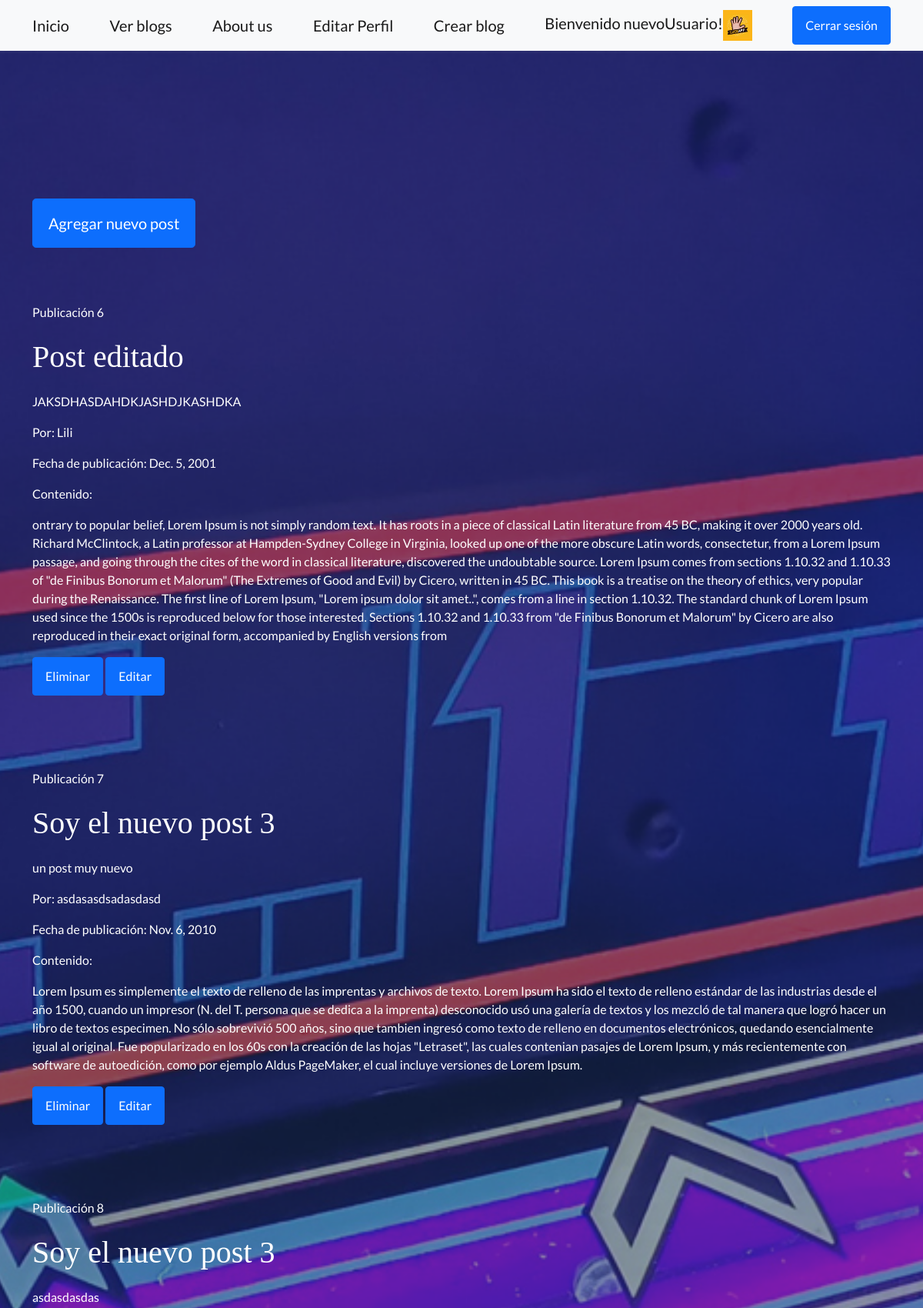
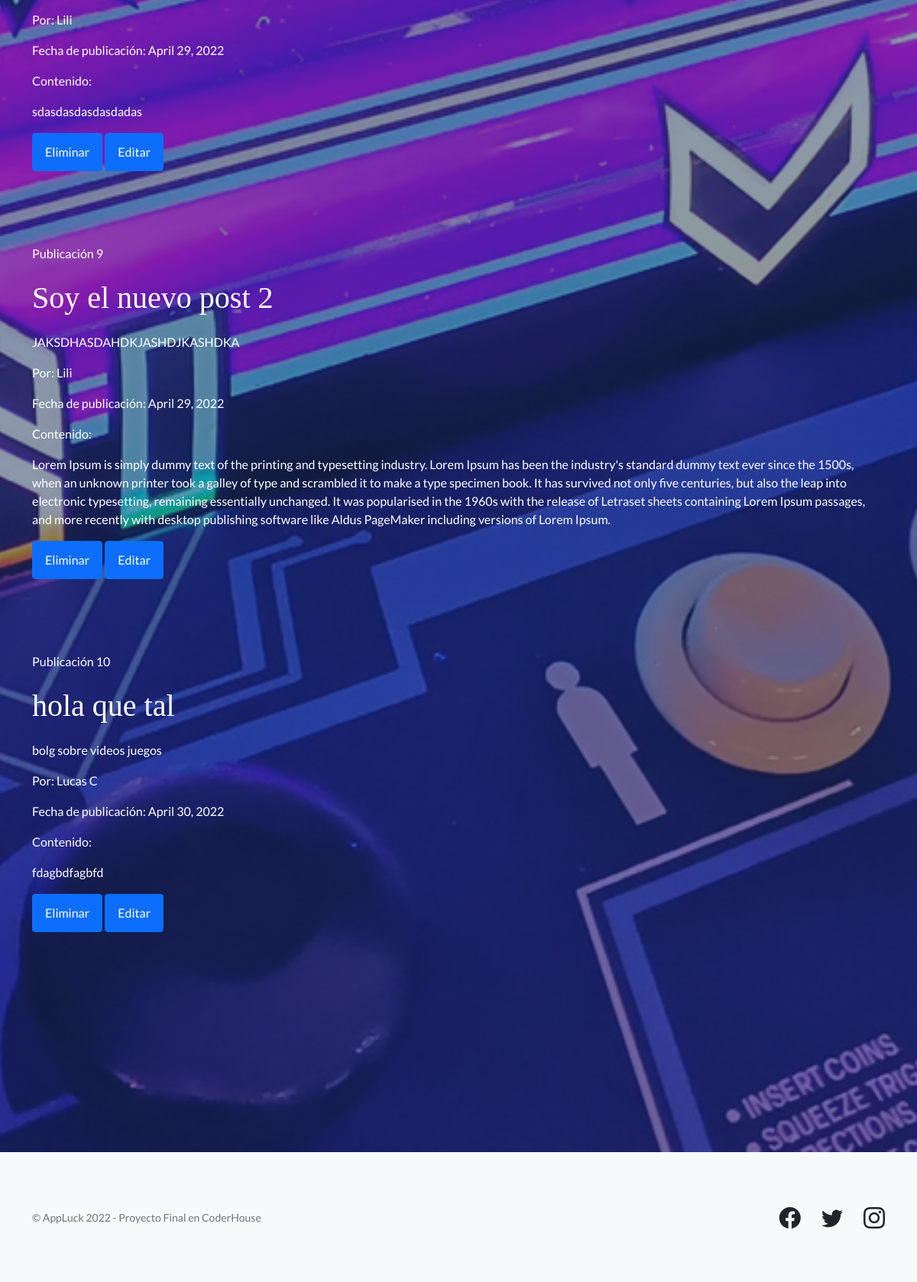
Page /leerPost (signed in) on the committed database (2 pictures, top to bottom).
### AppLuckApp/models.py (models this page shows, shortened)
class Post(models.Model):
    titulo = models.CharField(max_length=100)
    subtitulo = models.CharField(max_length=100)
    autor = models.CharField(max_length=100)
    contenido = models.CharField(max_length=1000)
    fecha = models.DateField(auto_now=True)

### AppLuckApp/views.py (the view)
# urls.py: path('leerPost',views.leerPost, name="LeerPost"),
def leerPost(request):
    avatares = Avatar.objects.filter(user=request.user.id)
    post = Post.objects.all()
    contexto= {"post":post, "url":avatares[0].imagen.url}
    return render(request, "AppLuckApp/leerpost.html", contexto)

### AppLuckApp/templates/AppLuckApp/leerpost.html
{% extends "AppLuckApp/index.html" %}
{% load static %}
{% block contenidoQueCambia %}
    {% if request.user.is_authenticated %}
        <a href={% url 'postFormulario' %}><button class=" col-auto btn btn-primary btn-lg">Agregar nuevo post</button></a>
    {% else %}
        <a href={% url 'Login' %} class=" col-auto btn btn-primary btn-lg" style="color: white;">Inicia sesión para crear blogs</a>
    {% endif %}
    <br><br><br><br>
    {% for p in post %}
        <div style="color: white; list-style:none;">
            <p>Publicación {{p.id}}</p>
            <p style="font-family: Impact; font-size: 2.5em;">{{p.titulo}}</p>
            <p>{{p.subtitulo}}</p>
            <p>Por: {{p.autor}}</p>
            <p>Fecha de publicación: {{p.fecha}}</p>
            <p>Contenido:</p>
            <p>{{p.contenido}}</p>
            {% if request.user.is_authenticated %}
                <a class=" col-auto btn btn-primary" href="{% url 'EliminarPost' p.titulo %}"> Eliminar</a>
                <a class=" col-auto btn btn-primary" href="{% url 'EditarPost' p.titulo %}"> Editar</a>
            {% else %}
                <a href={% url 'Login' %} class=" col-auto btn btn-primary" style="color: white;">Inicia sesión para editar / borrar blogs</a>
            {% endif %}
        </div>
        <br><br><br><br>
    {% endfor %}
{% endblock %}

### AppLuckApp/templates/AppLuckApp/index.html (shortened to what this page needs)
<!DOCTYPE html>
<html lang="en">
    <head>
        {% load static %}
        <link href="https://cdn.jsdelivr.net/npm/bootstrap-icons@1.5.0/font/bootstrap-icons.css" rel="stylesheet" type="text/css" />
        <link href="{%static 'AppLuckApp/css/styles.css' %}" rel="stylesheet" />
    </head>
    <body>
        <nav class="navbar navbar-light bg-light static-top">
            <div class="container">
                 <a class="navbar-brand" href={% url 'Inicio' %}>Inicio</a>
                 <a class="navbar-brand" href={% url 'LeerPost' %}>Ver blogs</a>
                 <a class="navbar-brand" href={% url 'About' %}>About us</a>
                 {% if request.user.is_authenticated %}
                 <a class="navbar-brand" href={% url 'EditarPerfil' %}>Editar Perfil</a>
                 <a class="navbar-brand" href={% url 'postFormulario' %}>Crear blog</a>
                 <a class="navbar-brand">Bienvenido {{user.username}}!<img height="40px" src="{{url}}"></a>
                 <a class="btn btn-primary" href={% url 'logout' %}>Cerrar sesión</a>
                 {% endif %}
            </div>
        </nav>
        <header class="masthead">
            <div class="container position-relative">
                {% block contenidoQueCambia %}{% endblock %}
            </div>
        </header>
        <footer class="footer bg-light">
            <div class="container">
                <div class="row">
                    <div class="col-lg-6 h-100 text-center text-lg-start my-auto">
                        <p class="text-muted small mb-4 mb-lg-0">&copy; AppLuck 2022 - Proyecto Final en CoderHouse</p>
                    </div>
                    <div class="col-lg-6 h-100 text-center text-lg-end my-auto">
                        <ul class="list-inline mb-0">
                            <li class="list-inline-item me-4">
                                <a><i class="bi-facebook fs-3"></i></a>
                            </li>
                            <li class="list-inline-item me-4">
                                <a><i class="bi-twitter fs-3"></i></a>
                            </li>
                            <li class="list-inline-item">
                                <a><i class="bi-instagram fs-3"></i></a>
                            </li>
                        </ul>
                    </div>
                </div>
            </div>
        </footer>
    </body>
</html>

### rows in the picture
Post: id "6", titulo "Post editado", subtitulo "JAKSDHASDAHDKJASHDJKASHDKA", autor "Lili", fecha "Dec. 5, 2001", contenido "ontrary to popular belief, Lorem Ipsum is not simply random text. It has roots in a piece of classical Latin literature from 45 BC, making it over 2000 years old. Richard McClintock, a Latin professor at Hampden-Sydney College in Virginia, looked up one of the more obscure Latin words, consectetur, from a Lorem Ipsum passage, and going through the cites of the word in classical literature, discovered the undoubtable source. Lorem Ipsum comes from sections 1.10.32 and 1.10.33 of \"de Finibus Bonorum et Malorum\" (The Extremes of Good and Evil) by Cicero, written in 45 BC. This book is a treatise on the theory of ethics, very popular during the Renaissance. The first line of Lorem Ipsum, \"Lorem…"
Post: id "7", titulo "Soy el nuevo post 3", subtitulo "un post muy nuevo", autor "asdasasdsadasdasd", fecha "Nov. 6, 2010", contenido "Lorem Ipsum es simplemente el texto de relleno de las imprentas y archivos de texto. Lorem Ipsum ha sido el texto de relleno estándar de las industrias desde el año 1500, cuando un impresor (N. del T. persona que se dedica a la imprenta) desconocido usó una galería de textos y los mezcló de tal manera que logró hacer un libro de textos especimen. No sólo sobrevivió 500 años, sino que tambien ingresó como texto de relleno en documentos electrónicos, quedando esencialmente igual al original. Fue popularizado en los 60s con la creación de las hojas \"Letraset\", las cuales contenian pasajes de Lorem Ipsum, y más recientemente con software de autoedición, como por ejemplo Aldus PageMaker, el cual…"
Post: id "8", titulo "Soy el nuevo post 3", subtitulo "asdasdasdas", autor "Lili", fecha "April 29, 2022", contenido "sdasdasdasdasdadas"
Post: id "9", titulo "Soy el nuevo post 2", subtitulo "JAKSDHASDAHDKJASHDJKASHDKA", autor "Lili", fecha "April 29, 2022", contenido "Lorem Ipsum is simply dummy text of the printing and typesetting industry. Lorem Ipsum has been the industry's standard dummy text ever since the 1500s, when an unknown printer took a galley of type and scrambled it to make a type specimen book. It has survived not only five centuries, but also the leap into electronic typesetting, remaining essentially unchanged. It was popularised in the 1960s with the release of Letraset sheets containing Lorem Ipsum passages, and more recently with desktop publishing software like Aldus PageMaker including versions of Lorem Ipsum."
Post: id "10", titulo "hola que tal", subtitulo "bolg sobre videos juegos", autor "Lucas C", fecha "April 30, 2022", contenido "fdagbdfagbfd"

### other values in the picture
{{ user.username }} "nuevoUsuario"
